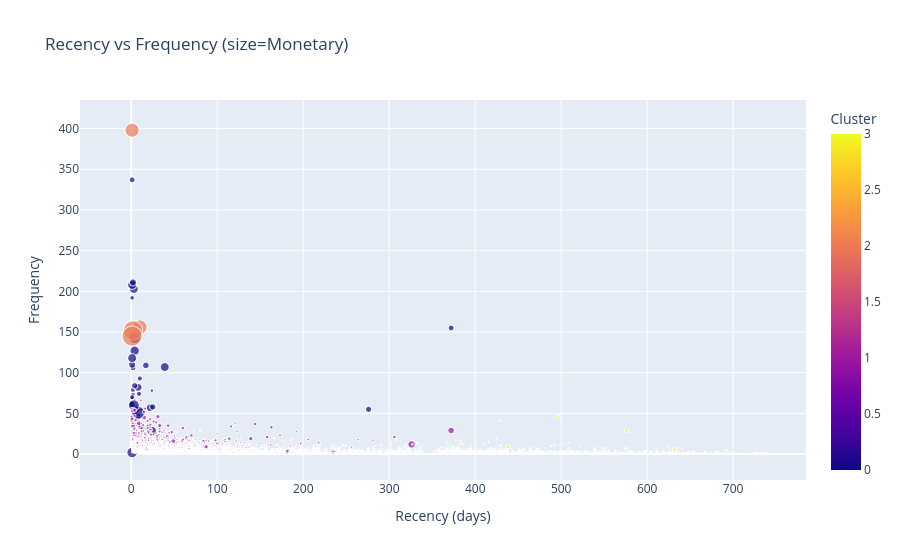

Here is the notebook cell this chart was saved with:
### Code cell
def plot_recency_frequency(rfm_cluster):
    fig = px.scatter(
        rfm_cluster,
        x="Recency",
        y="Frequency",
        color="Cluster",
        size="Monetary",
        hover_data=["Customer ID", "Monetary", "RFM_Score"],
        title="Recency vs Frequency (size=Monetary)",
        labels={"Recency": "Recency (days)", "Frequency": "Frequency", "Monetary": "Monetary"}
    )
    return fig

import plotly.express as px

def plot_recency_frequency(rfm_cluster):
    fig = px.scatter(
        rfm_cluster,
        x="Recency",
        y="Frequency",
        color="Cluster",
        size="Monetary",
        hover_data=["Customer ID", "Monetary", "RFM_Score"],
        title="Recency vs Frequency (size=Monetary)",
        labels={"Recency": "Recency (days)", "Frequency": "Frequency", "Monetary": "Monetary"}
    )
    return fig

plot_recency_frequency(rfm_cluster).show()

### Figure 1 — Plotly figure (JSON) as saved in the notebook; plotly's stock layout.template omitted (floating-point values rounded to 4 significant figures; data arrays with more than 128 entries replaced by an {"elided": "..."} marker saying what was removed)
{"data": [{"customdata": {"elided": "5881x3 mixed values"}, "hovertemplate": "Recency (days)=%{x}<br>Frequency=%{y}<br>Monetary=%{customdata[1]}<br>Customer ID=%{customdata[0]}<br>RFM_Score=%{customdata[2]}<br>Cluster=%{marker.color}<extra></extra>", "legendgroup": "", "marker": {"color": {"elided": "5881 int values"}, "coloraxis": "coloraxis", "size": {"elided": "5881 float values"}, "sizemode": "area", "sizeref": 1452.0, "symbol": "circle"}, "mode": "markers", "name": "", "showlegend": false, "type": "scattergl", "x": {"elided": "5881 int values"}, "xaxis": "x", "y": {"elided": "5881 int values"}, "yaxis": "y"}], "layout": {"coloraxis": {"colorbar": {"title": {"text": "Cluster"}}, "colorscale": [[0, "#0d0887"], [0.1111, "#46039f"], [0.2222, "#7201a8"], [0.3333, "#9c179e"], [0.4444, "#bd3786"], [0.5556, "#d8576b"], [0.6667, "#ed7953"], [0.7778, "#fb9f3a"], [0.8889, "#fdca26"], [1, "#f0f921"]]}, "legend": {"itemsizing": "constant", "tracegroupgap": 0}, "title": {"text": "Recency vs Frequency (size=Monetary)"}, "xaxis": {"anchor": "y", "domain": [0, 1], "title": {"text": "Recency (days)"}}, "yaxis": {"anchor": "x", "domain": [0, 1], "title": {"text": "Frequency"}}}}
